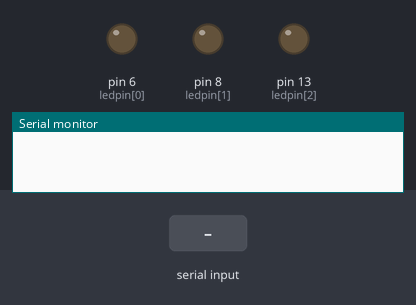
A sketch run on a simulated Arduino Uno, built with avr-gcc and run on an emulated ATmega328P. Shown: output pins drawn as LEDs (lit = HIGH), the last lines printed to the serial monitor. The test bench sets the inputs (shaded band).

Above: at 1.2 s.
1.3 s: "90;45\n" received over Serial
At 3.3 s:
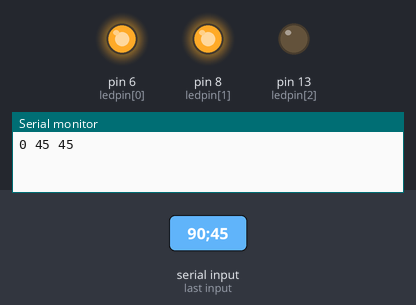
Timing chart, 0 to 4.8 s (numbered marks = the images above; inputs shaded):
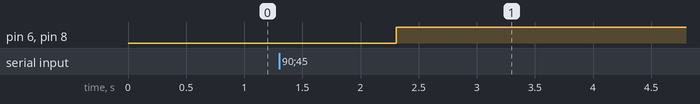

The sketch:

3LED.ino
```cpp
int ledpin[]={6,8,13};
int b[20];
boolean k;
String input;
int a;
int d;
int min1;
int min2,r,t,y;

void setup() {
  // put your setup code here, to run once:
Serial.begin(9600);
pinMode(ledpin[0],OUTPUT);
pinMode(ledpin[1],OUTPUT);
pinMode(ledpin[2],OUTPUT);
}

void loop() {
  // put your main code here, to run repeatedly:


 if(Serial.available()>0)
       { d=0;
 b[0]=0;
        input =Serial.readString();

        for(int i=0;input[i]!='\0';i++)
        {
         if(input[i]>='0'&&input[i]<='9')
             { a=int(input[i])-'0';
               b[d]=b[d]*10+a;
             }
         if(input[i]==';')
          {
          d++;
          b[d]=0;
          }
         }

    if(b[0]!=b[1]&&b[1]!=b[2]&&b[0]!=b[2])
    {
           min1 = b[0];
           r=0;
    for (int i = 0; i < 3; i++)
    {
        if (b[i] < min1)
        {
            min1=b[i];
            r=i;
        }
     }
     t=0;
       min2 = 1000;
    for (int i = 0; i < 3; i++)
    {
        if (b[i] <min2 && b[i]> min1)
           { min2 = b[i];
            t=i;
           }
    }
        for(int i=0;i<3;i++)
        {
          if(i!=r&&i!=t)
          y=i;
        }
           Serial.print(b[r]);
    Serial.print(" ");
    Serial.print(b[t]-b[r]);
    Serial.print(" ");
    Serial.println(b[y]-b[t]);
    digitalWrite(ledpin[0],HIGH);
    digitalWrite(ledpin[1],HIGH);
    digitalWrite(ledpin[2],HIGH);
    delay(b[r]*1000);
    digitalWrite(ledpin[r],LOW);
    delay((b[t]-b[r])*1000);
    digitalWrite(ledpin[t],LOW);
    delay((b[y]-b[t])*1000);
    digitalWrite(ledpin[y],LOW);
    }
    else if((b[0]==b[1]||b[1]==b[2]||b[0]==b[2])&&(b[0]!=b[1]!=b[2]))
    {  min1 = b[0];
           r=0;
    for (int i = 0; i < 3; i++)
    {
        if (b[i] < min1)
        {
            min1=b[i];
            r=i;
        }
     }
     t=0;
       min2 = 1000;
    for (int i = 0; i < 3; i++)
    {  if(i!=r)
       { if (b[i] <=min2 && b[i]>= min1)
           { min2 = b[i];
            t=i;
           }
       }
    }
        for(int i=0;i<3;i++)
        {
          if(i!=r&&i!=t)
          y=i;
        }

           Serial.print(b[r]);
    Serial.print(" ");
    Serial.print(b[t]-b[r]);
    Serial.print(" ");
    Serial.println(b[y]-b[t]);
    digitalWrite(ledpin[0],HIGH);
    digitalWrite(ledpin[1],HIGH);
    digitalWrite(ledpin[2],HIGH);
    delay(b[r]*1000);
    digitalWrite(ledpin[r],LOW);
    delay((b[t]-b[r])*1000);
    digitalWrite(ledpin[t],LOW);
    delay((b[y]-b[t])*1000);
    digitalWrite(ledpin[y],LOW);
    }
    else
    {r=0;t=1;y=2;

    Serial.print(b[r]);
    Serial.print(" ");
    Serial.print(b[t]-b[r]);
    Serial.print(" ");
    Serial.println(b[y]-b[t]);
    digitalWrite(ledpin[0],HIGH);
    digitalWrite(ledpin[1],HIGH);
    digitalWrite(ledpin[2],HIGH);
    delay(b[r]*1000);
    digitalWrite(ledpin[r],LOW);
    delay((b[t]-b[r])*1000);
    digitalWrite(ledpin[t],LOW);
    delay((b[y]-b[t])*1000);
    digitalWrite(ledpin[y],LOW);
       }


}}
//          if(input[i]>='0'&&input[i]<='9')
```

Measured:
- after the input at 1.3 s, pin 6 (ledpin[0]), pin 8 (ledpin[1]): LOW → HIGH after 1.0 s
